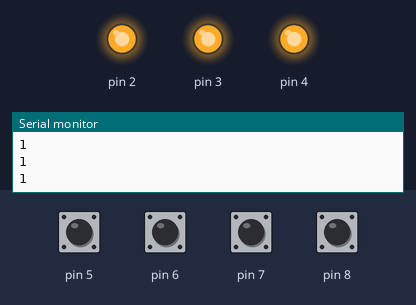
Recording of a sketch running on a simulated Arduino Uno, built with avr-gcc and run on an emulated ATmega328P. On the bench: output pins drawn as LEDs (lit = HIGH), the last lines printed to the serial monitor. The inputs (shaded band) are chosen by the test bench; at power-on: pin 6–8 HIGH, pin 5 LOW. Random numbers use the default seed unless the sketch sets one; pins used as bus, display or sensor lines are not drawn.

Above: at 7.8 s.
7.9 s: pin 5 pulled LOW for 2.55 s
At 11.8 s:
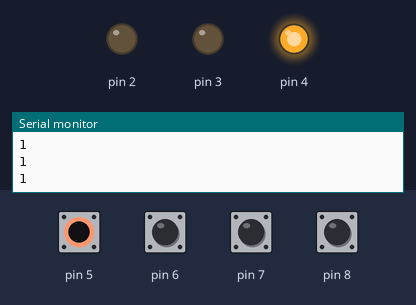
11.9 s: pin 8 pulled LOW for 2.55 s
At 15.1 s:
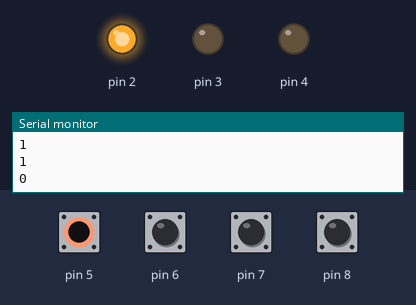
At 15.8 s:
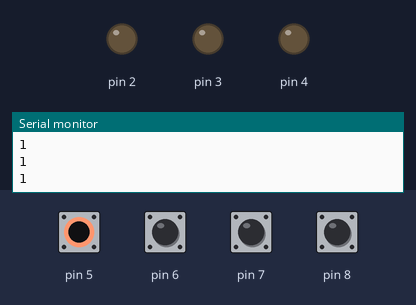
Timing chart, 0 to 17.3 s (numbered marks = the images above; inputs shaded):
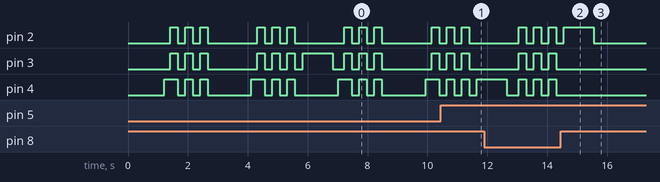

Measured:
- after the input at 11.9 s, pin 2: goes 3 × (HIGH 0.25 s, LOW 0.25 s), HIGH 1.0 s, then LOW, starting after 1.1 s; pin 3: alternates HIGH for 0.25 s and LOW for 0.25 s, 6 changes in all, then stays LOW, starting after 1.1 s
- by itself, pin 2: repeats every 2.9 s: 2 × (LOW 0.25 s, HIGH 0.25 s), LOW 1.7 s, HIGH 0.25 s
- by itself, pin 4: repeats every 0.50 s: HIGH 0.25 s, LOW 0.25 s, until it stays LOW from 14.3 s

The sketch:

G10_Xilofono-ERM.ino
```cpp
//
/*This sketch is a simple version of the famous Simon Says game. You can use it and improved it adding
  levels and everything you want to increase the diffuculty!

  There are five buttons connected to A0, A1, A2, A3 and A4.
  The buttons from A0 to A3 are used to insert the right sequence while A4 to start the game.

  When a wrong sequence is inserted all the leds will blink for three time very fast otherwhise the
  inserted sequence is correct.

  Hardware needed:
  5x pushbuttons
  1x Blue led
  1x Yellow led
  1x Red led
  1x Green Led
  4x 1k resistors
  4x 10k resisors
  10x jumpers
*/

const int MAX_LEVEL = 100;
int sequence[MAX_LEVEL];
int your_sequence[MAX_LEVEL];
int level = 1;

int velocity = 1000;

void setup() {
  Serial.begin(9600);
  pinMode(5, INPUT_PULLUP);
  pinMode(6, INPUT_PULLUP);
  pinMode(7, INPUT_PULLUP);
  pinMode(8, INPUT_PULLUP);

  pinMode(1, OUTPUT);
  pinMode(2, OUTPUT);
  pinMode(3, OUTPUT);
  pinMode(4, OUTPUT);

  digitalWrite(1, LOW);
  digitalWrite(2, LOW);
  digitalWrite(3, LOW);
  digitalWrite(4, LOW);
}

void loop()
{
  if (level == 1)
    generate_sequence();//generate a sequence;

  show_sequence();    //show the sequence
  get_sequence();     //wait for your sequence
}

void show_sequence()
{
  digitalWrite(1, LOW);
  digitalWrite(2, LOW);
  digitalWrite(3, LOW);
  digitalWrite(4, LOW);

  for (int i = 0; i < level; i++)
  {
    digitalWrite(sequence[i], HIGH);
    delay(velocity);
    digitalWrite(sequence[i], LOW);
    delay(200);
  }
}

void get_sequence()
{
  int flag = 0; //this flag indicates if the sequence is correct

  for (int i = 0; i < level; i++)
  {
    flag = 0;
    while (flag == 0)
    {
      Serial.println(digitalRead(8));
      if (digitalRead(5) == LOW)
      {
        digitalWrite(4, HIGH);
        your_sequence[i] = 4;
        flag = 1;
        delay(200);
        if (your_sequence[i] != sequence[i])
        {
          wrong_sequence();
          return;
        }
        digitalWrite(4, LOW);
      }

      if (digitalRead(6) == LOW)
      {
        digitalWrite(3, HIGH);
        your_sequence[i] = 3;
        flag = 1;
        delay(200);
        if (your_sequence[i] != sequence[i])
        {
          wrong_sequence();
          return;
        }
        digitalWrite(3, LOW);
      }

      if (digitalRead(7) == LOW)
      {
        digitalWrite(2, HIGH);
        your_sequence[i] = 2;
        flag = 1;
        delay(200);
        if (your_sequence[i] != sequence[i])
        {
          wrong_sequence();
          return;
        }
        digitalWrite(2, LOW);
      }

      if (digitalRead(8) == LOW)
      {
        digitalWrite(1, HIGH);
        your_sequence[i] = 1;
        flag = 1;
        delay(200);
        if (your_sequence[i] != sequence[i])
        {
          wrong_sequence();
          return;
        }
        digitalWrite(1, LOW);
      }

    }
  }
  right_sequence();
}

void generate_sequence()
{
  randomSeed(millis()); //in this way is really random!!!

  for (int i = 0; i < MAX_LEVEL; i++)
  {
    sequence[i] = random(2, 6);
  }
}
void wrong_sequence()
{
  for (int i = 0; i < 3; i++)
  {
    digitalWrite(1, HIGH);
    digitalWrite(2, HIGH);
    digitalWrite(3, HIGH);
    digitalWrite(4, HIGH);
    delay(250);
    digitalWrite(1, LOW);
    digitalWrite(2, LOW);
    digitalWrite(3, LOW);
    digitalWrite(4, LOW);
    delay(250);
  }
  level = 1;
  velocity = 1000;
}

void right_sequence()
{
  digitalWrite(1, LOW);
  digitalWrite(2, LOW);
  digitalWrite(3, LOW);
  digitalWrite(4, LOW);
  delay(250);

  digitalWrite(1, HIGH);
  digitalWrite(2, HIGH);
  digitalWrite(3, HIGH);
  digitalWrite(4, HIGH);
  delay(500);
  digitalWrite(1, LOW);
  digitalWrite(2, LOW);
  digitalWrite(3, LOW);
  digitalWrite(4, LOW);
  delay(500);

  if (level < MAX_LEVEL);
  level++;

  velocity -= 50; //increase difficulty
}
////Teensy 3.5
//
////#include <Ethernet.h>
//#include <Bounce.h>
//
//const int LEVEL = 12;
//
//int leds[] = {1, 2, 3, 4};
//int playPin = 23 ;
//int resetPin = 22;
//int playLed = 0;
//int resetLed = 1;
//int hammerPin[] = {5,6,7,8};//{24, 25, 26, 27, 28, 29};
//int waterBtnPin[] = {16, 17, 18, 19, 20, 21};
//int valvePin[] = {2, 3, 4, 5, 6, 7};
//int N = 0;
//int Nuser = 0;
//boolean userTurn = false;
//int combi[LEVEL] = {0, 0, 0, 0, 0, 0, 0, 0, 0, 0, 0, 0}; // 12
//int input[LEVEL] = {0, 0, 0, 0, 0, 0, 0, 0, 0, 0, 0, 0}; // 12
//
//int lastState[] = {LOW, LOW, LOW, LOW};
//boolean changed[] = {false, false, false, false};
//boolean push[] = {false, false, false, false};
//long time[] = {0, 0, 0, 0};
//long debounce = 30;
//
////Bounce button0 = Bounce(switchPin[0], 100);
////Bounce button1 = Bounce(switchPin[1], 100);  // 10 = 10 ms debounce time
////Bounce button2 = Bounce(switchPin[2], 100);  // which is appropriate for
////Bounce button3 = Bounce(switchPin[3], 100);  // most mechanical pushhammerPin
////Bounce button4 = Bounce(switchPin[4], 100);
////Bounce button5 = Bounce(switchPin[5], 100);
//
//void reset_push() {
//  for (int i = 0; i < 4; i++) {
//    push[i] = false;
//  }
//}
//
//void get_push() {
//  for (int i = 0; i < 4; i++) {
//    int current = digitalRead(hammerPin[i]);
//
//    if (current != lastState[i]) {
//      time[i] = millis(); // démarage du compteur
//
//      changed[i] = true;
//    }
//
//    if ((millis() - time[i]) > debounce && changed[i]) {
//      if (lastState[i] == HIGH) {
//        push[i] = true;
//        Serial.print("Appui ");
//        Serial.println(i+1);
//      }
//
//      changed[i] = false;
//    }
//
//    lastState[i] = current;
//  }
//}
//
//void blink() {
//  for (int i = 0; i < 4; i += 1) {
//    digitalWrite(leds[i], HIGH);
//  }
//  delay(1000);
//  for (int i = 0; i < 4; i += 1) {
//    digitalWrite(leds[i], LOW);
//  }
//  delay(1000);
//}
//
//void setup() {
//  Serial.begin(9600);
//  randomSeed(analogRead(0));
//
//  for (int i = 0; i < 4; i += 1) {
//    pinMode(leds[i], OUTPUT);
//    pinMode(hammerPin[i], INPUT);
//  }
//}
//
//void loop() {
//  boolean exit = false;
//
//  // All'inizio si genera una combinazione
//  if (N == 0) {
//    Serial.println("Generazione della combinazione");
//    blink();
//
//    Serial.print("Combinazione : ");
//    for (int i = 0; i < 12; i += 1) {
//      Serial.print(combi[i]+1);
//    }
//    Serial.println(".");
//    N = 1;
//    Nuser = 0;
//  }
//
//  // Turno del computer
//  if (!userTurn) {
//    Serial.println("Visualizzazione della combinazione");
//
//    for (int i = 0; i < N; i++) {
//      digitalWrite(leds[combi[i]], HIGH);
//      delay(300);
//      digitalWrite(leds[combi[i]], LOW);
//      delay(300);
//    }
//
//    userTurn = true;
//
//    reset_push();
//  }
//
//  // Turno utente
//  if (userTurn) {
//    // Per ogni voce
//    for (int i = 0; i < 4 && !exit; i++) {
//      if (push[i]) {
//        input[Nuser] = i;
//
//        if (input[Nuser] != combi[Nuser]) {
//          Serial.println("Sbagliato");
//          exit = true;
//          N = 0;
//          userTurn = false;
//        }
//
//        Nuser += 1;
//        push[i] = false;
//      }
//    }
//
//    if (Nuser >= N && !exit) {
//      Serial.println("Fine");
//      delay(1000); // Attend avant d'afficher une nouvelle combinaison
//      Nuser = 0;
//      N += 1;
//      if (N >= 12) {
//        Serial.println("Vinto");
//        blink();
//        blink();
//        blink();
//        N = 0;
//      }
//
//      userTurn = false;
//    }
//  }
//
//  get_push();
//}
```
